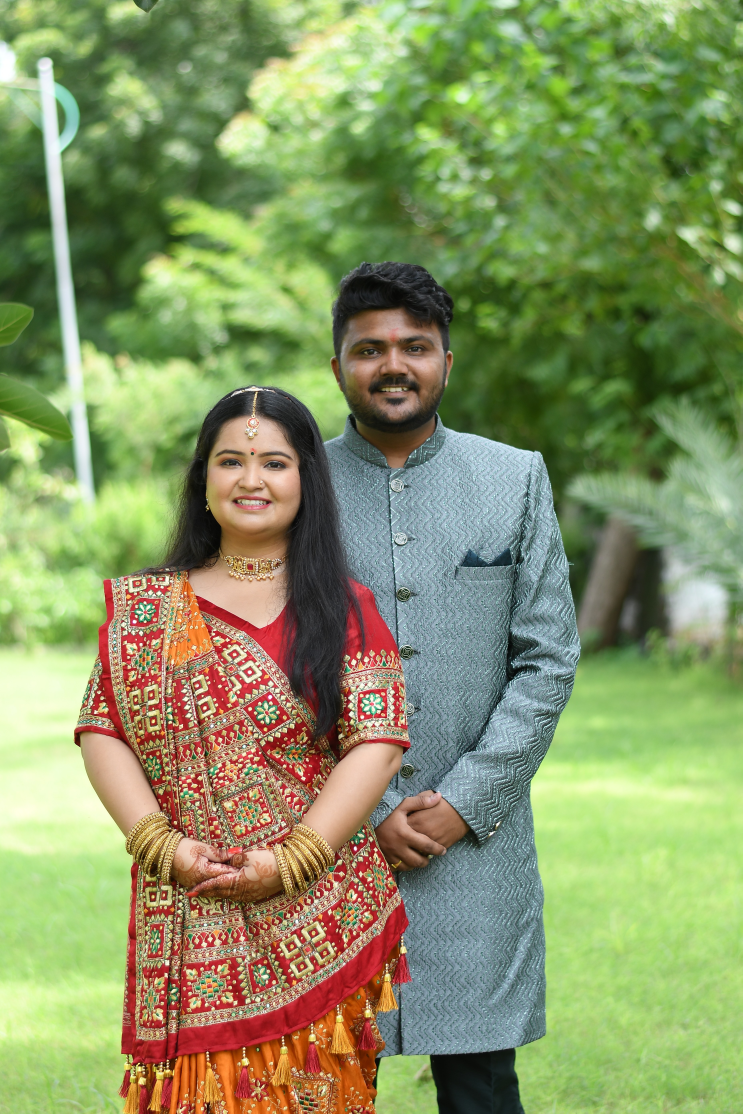
#> input picture JAI_3712.jpg, 3712 x 5568 px, found by its file name (shown at 1/5 size)
$ python generate_pure_grass_ground.py
#> lines starting #> are read from the running program, lines starting #| are printed output that depends on the picture
import cv2
import numpy as np
from PIL import Image, ImageDraw, ImageFilter

def generate_pure_grass():
    size = 1024

    # 1. Load photo and sample exclusively from pure green lawn regions
    photo = Image.open('JAI_3712.JPG')
#> photo is the input picture: PIL image 3712x5568 RGB; mean R, G, B 135.5, 148.7, 99.6
    pw, ph = photo.size
#> pw = 3712; ph = 5568

    # In JAI_3712.JPG, the right-hand background is lush green lawn and trees:
    # pw = 3712, ph = 5568
    # The lawn to the right of the couple is around X: 2400..3600, Y: 2800..4200
    lawn_crop = photo.crop((2400, 2800, 3600, 4000)).resize((size, size), Image.Resampling.LANCZOS)
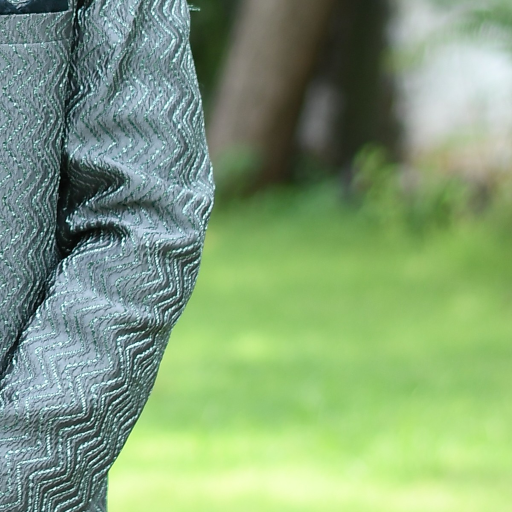
#> lawn_crop: PIL image 1024x1024 RGB (shown at 1/2 size); mean R, G, B 131.4, 160.5, 120.5

    # Convert to numpy array to enhance vibrancy & rich emerald/garden green tone
    lawn_np = np.array(lawn_crop).astype(float)
    # Ensure rich lush green balance
    # Boost green channel slightly and balance exposure
    lawn_np[:, :, 1] = np.clip(lawn_np[:, :, 1] * 1.08, 0, 255) # Green
    lawn_np[:, :, 0] = np.clip(lawn_np[:, :, 0] * 0.95, 0, 255) # Red
    lawn_img = Image.fromarray(lawn_np.astype(np.uint8)).convert('RGBA')

    # 2. Circular / Oval mask
    mask = Image.new('L', (size, size), 0)
#> mask: PIL image 1024x1024 L; every value is 0
    draw = ImageDraw.Draw(mask)
    margin = 30
    draw.ellipse((margin, margin, size - margin, size - margin), fill=255)
    mask = mask.filter(ImageFilter.GaussianBlur(10))
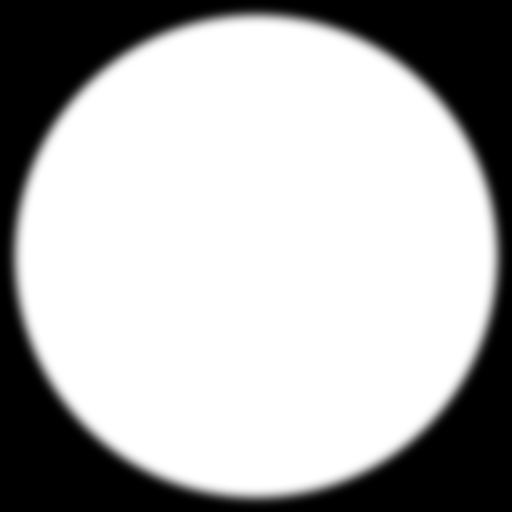
#> mask: PIL image 1024x1024 L (shown at 1/2 size); min 0, max 255, mean 177.8

    # 3. Soft vignette
    vignette = Image.new('L', (size, size), 255)
#> vignette: PIL image 1024x1024 L; every value is 255
    vdraw = ImageDraw.Draw(vignette)
    for r in range(0, size // 2, 6):
        alpha = int(255 * (1.0 - (r / (size / 2)) ** 2 * 0.30))
        vdraw.ellipse((size//2 - r, size//2 - r, size//2 + r, size//2 + r), fill=alpha)
    vignette = vignette.filter(ImageFilter.GaussianBlur(16))
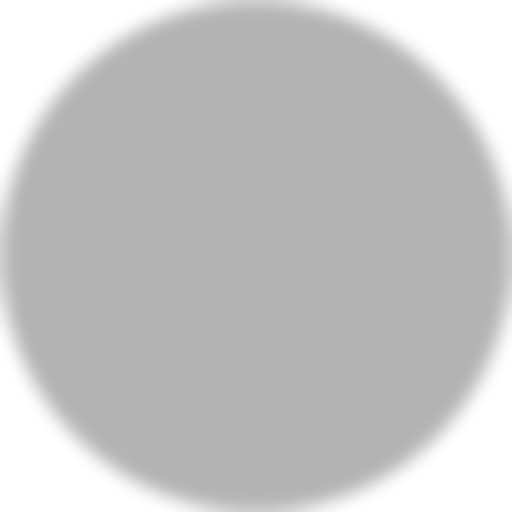
#> vignette: PIL image 1024x1024 L (shown at 1/2 size); min 179, max 255, mean 195.9

    vig_np = np.array(vignette).astype(float) / 255.0
    lawn_shaded = (np.array(lawn_img)[:,:,:3].astype(float) * vig_np[:, :, None]).clip(0, 255).astype(np.uint8)
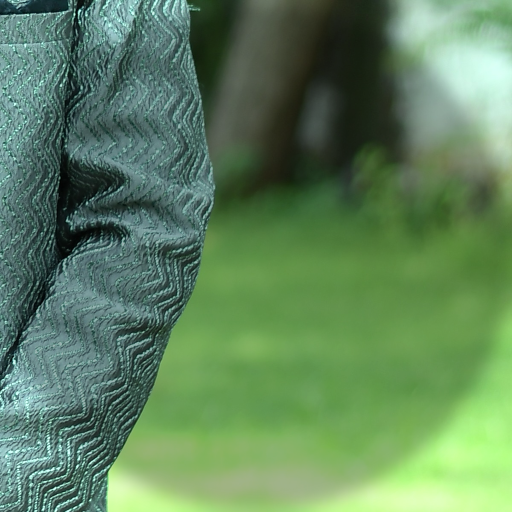
#> lawn_shaded: shape (1024, 1024, 3) (shown at 1/2 size); mean R, G, B 96, 132.2, 93.7
    ground_rgba = Image.fromarray(lawn_shaded).convert('RGBA')

    # 4. Add scattered blush rose petals on the grass
    np.random.seed(101)
    for _ in range(40):
        angle = np.random.uniform(0, 2 * np.pi)
        dist = np.random.uniform(size * 0.22, size * 0.44)
        px = int(size / 2 + np.cos(angle) * dist)
        py = int(size / 2 + np.sin(angle) * dist * 0.75)

        prx = np.random.randint(9, 17)
        pry = np.random.randint(6, 11)
        rot = np.random.uniform(0, 180)

        # Blush pink and delicate coral petals
        r_c = np.random.randint(225, 248)
        g_c = np.random.randint(145, 170)
        b_c = np.random.randint(150, 168)
        alpha_c = np.random.randint(220, 255)

        petal_img = Image.new('RGBA', (prx * 4, pry * 4), (0, 0, 0, 0))
        p_draw = ImageDraw.Draw(petal_img)
        p_draw.ellipse((prx, pry, prx * 3, pry * 3), fill=(r_c, g_c, b_c, alpha_c))
        petal_img = petal_img.rotate(rot, resample=Image.Resampling.BICUBIC)
        ground_rgba.paste(petal_img, (px - prx * 2, py - pry * 2), petal_img)
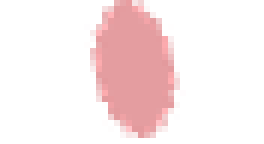
#> petal_img: PIL image 44x24 RGBA (shown 6 times larger); mean R, G, B, A 59.8, 40.1, 41.1, 55.1; transparent parts drawn white

    # 5. Realistic ambient contact drop shadow where couple stands
    shadow_layer = Image.new('RGBA', (size, size), (0, 0, 0, 0))
#> shadow_layer: PIL image 1024x1024 RGBA; every value is 0
    s_draw = ImageDraw.Draw(shadow_layer)
    cx, cy = size // 2, size // 2 + 20
    sw, sh = 280, 65
    s_draw.ellipse((cx - sw, cy - sh, cx + sw, cy + sh), fill=(8, 14, 6, 175))
    s_draw.ellipse((cx - sw + 50, cy - sh + 15, cx + sw - 50, cy + sh - 15), fill=(4, 8, 3, 220))
    shadow_layer = shadow_layer.filter(ImageFilter.GaussianBlur(16))
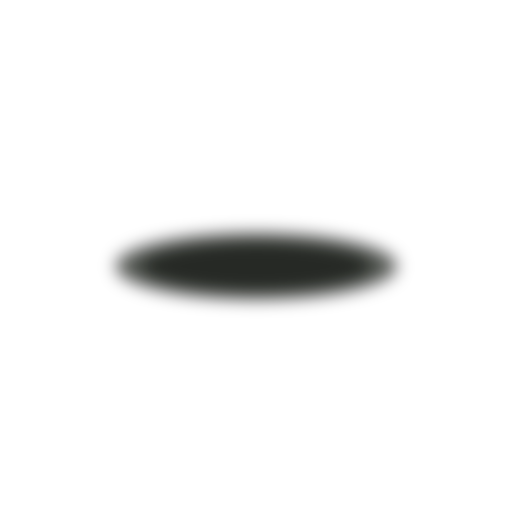
#> shadow_layer: PIL image 1024x1024 RGBA (shown at 1/2 size); mean R, G, B, A 0.3, 0.6, 0.2, 11.2; transparent parts drawn white

    final_ground = Image.alpha_composite(ground_rgba, shadow_layer)
    final_ground.putalpha(mask)
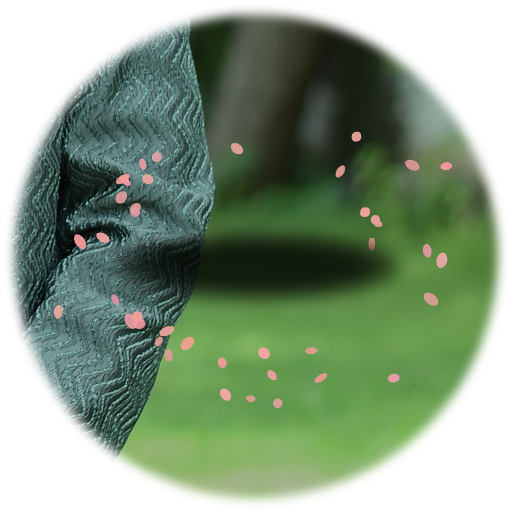
#> final_ground: PIL image 1024x1024 RGBA (shown at 1/2 size); mean R, G, B, A 94.1, 127.2, 91.4, 177.8; transparent parts drawn white

    out_path = 'output/textures/ground_pure_grass.png'
    final_ground.save(out_path, format='PNG')
    print(f'Pure grass ground texture saved to {out_path}!')

if __name__ == '__main__':
    generate_pure_grass()

$ run again, with card_front.jpg copied over JAI_3712.jpg
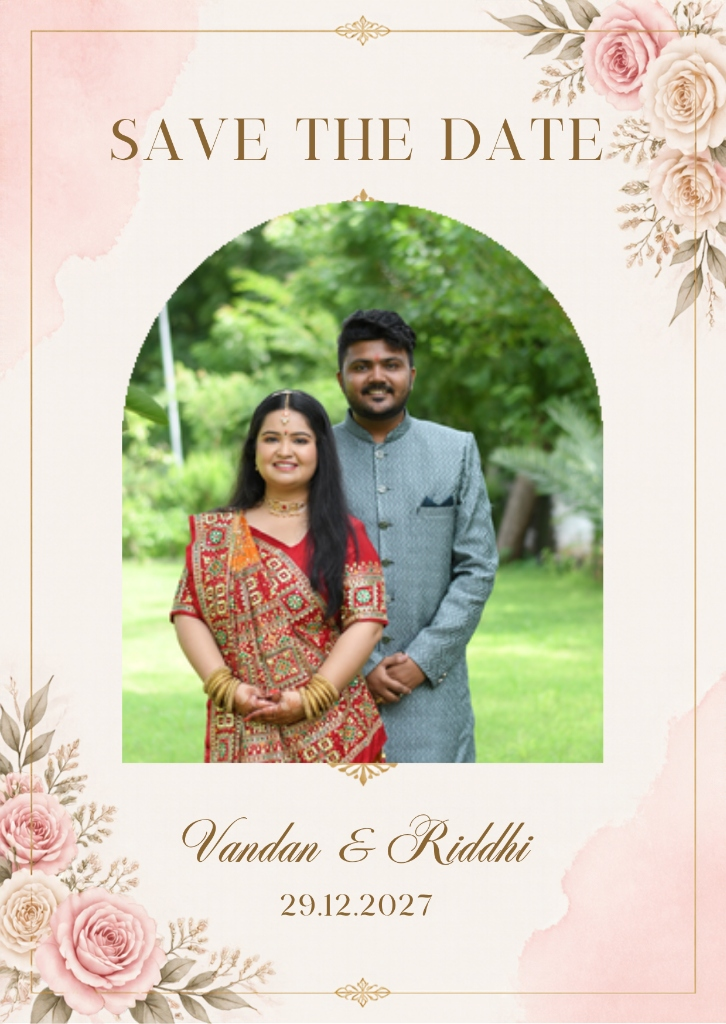
#> input picture card_front.jpg, 726 x 1024 px, found by its file name
#> in generate_pure_grass, photo is the input picture: PIL image 726x1024 RGB; mean R, G, B 206.4, 201.9, 182
#> lawn_crop: PIL image 1024x1024 RGB; every value is 0
#> lawn_np: shape (1024, 1024, 3) float64; every value is 0
#> after the loop in generate_pure_grass, `for _ in range(40):`:
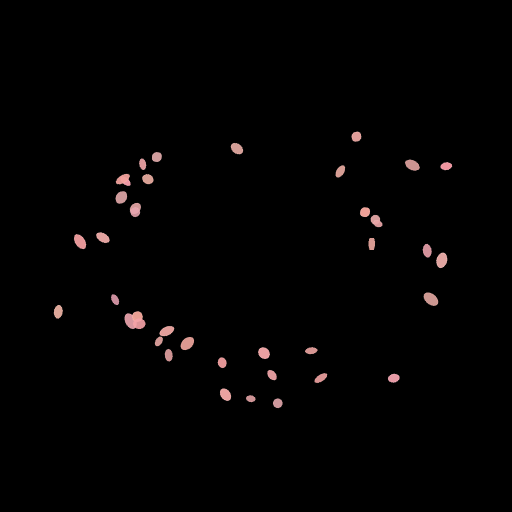
#> ground_rgba: PIL image 1024x1024 RGBA (shown at 1/2 size); mean R, G, B, A 2.7, 1.9, 1.8, 254.7; transparent parts drawn white
#> in generate_pure_grass, `final_ground.putalpha(mask)`:
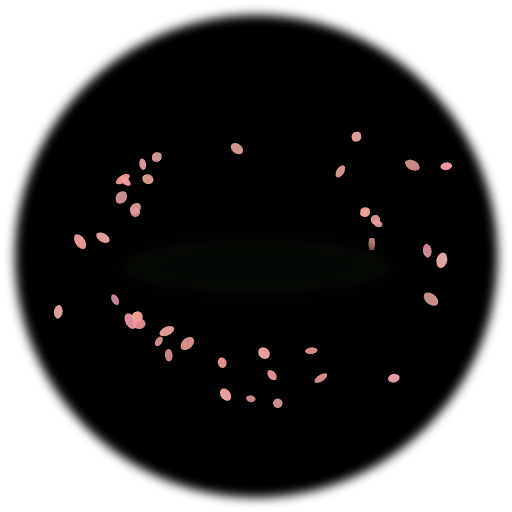
#> final_ground: PIL image 1024x1024 RGBA (shown at 1/2 size); mean R, G, B, A 2.9, 2.2, 2, 177.8; transparent parts drawn white
